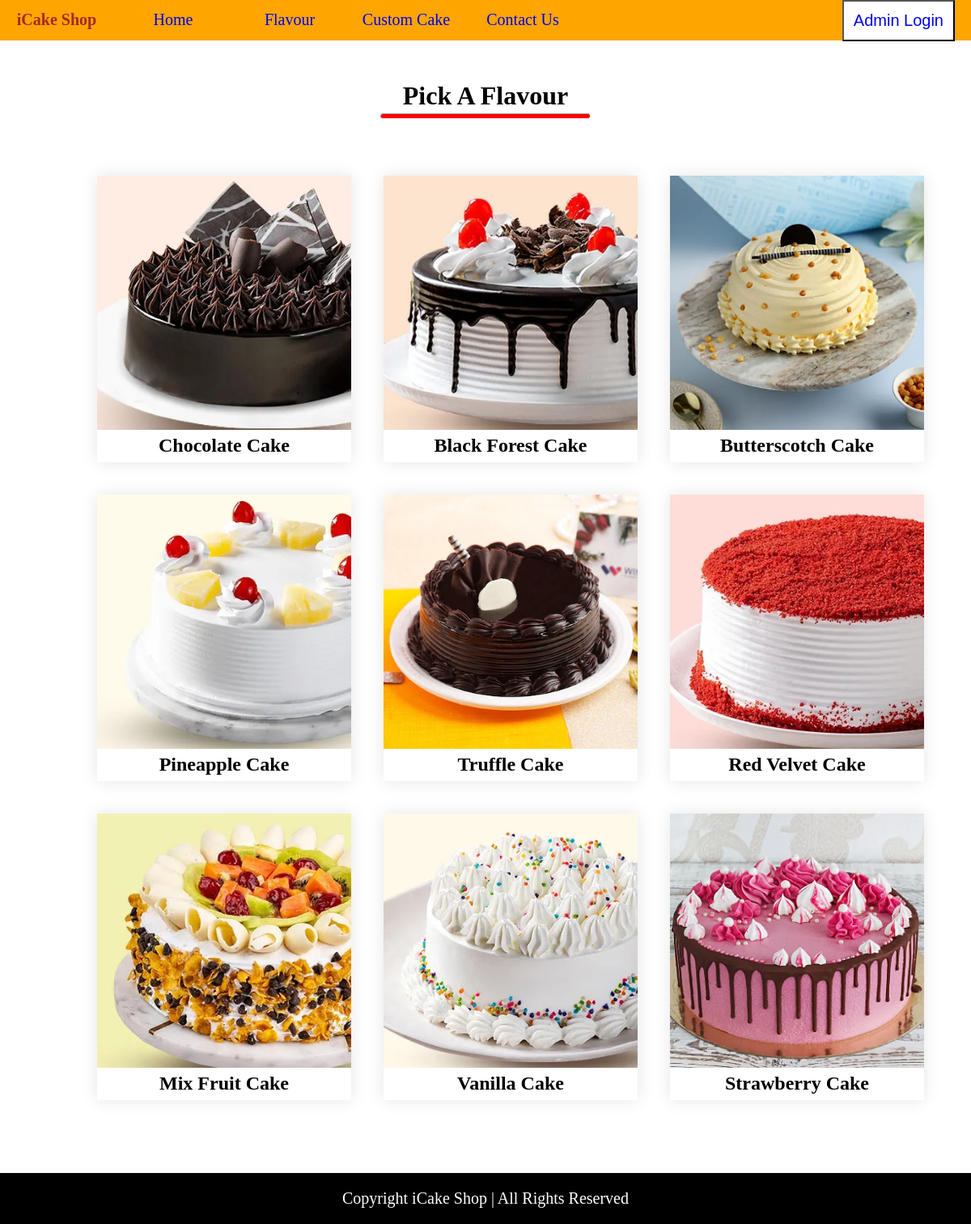
The app's page /flavour2.php with its own data.
### tables this page shows
CREATE TABLE `flavour` (
  `flavour_id` int(11) NOT NULL,
  `flavour` varchar(20) NOT NULL
);

### flavour2.php (the view, shortened to what this page needs)
<!DOCTYPE html>
<html lang="en">
<head>
</head>
<body>
<?php
    include "nav.php";
    ?>
<div class="container1">
        <h1 class="h1" >Pick A Flavour</h1>
        <hr class="hr">
        <div class="most">
        <?php
            include "dbconnect.php";
            $sql="SELECT * FROM `flavour`";
            $result=mysqli_query($connect,$sql);
            while($row=mysqli_fetch_assoc($result)){
                $flavourid=$row['flavour_id'];
                echo '
            <div class="first">
                <a href="flavour.php?flavourid='. $flavourid.'"><img src="image/'.$row['flavour'].'/'.$row['flavour'].'.webp" alt="" class="min_img" ></a>
                <h1 class="cname">'.$row['flavour'].' Cake</h1>
            </div>';
            }
        ?>
        </div>
    </div>
    <footer>
    <p>Copyright iCake Shop | All Rights Reserved</p>
</footer>
</body>
</html>

### nav.php (shortened to what this page needs)
<!DOCTYPE html>
<html lang="en">
<head>
</head>
<body>
    <main>
        <header>
            <div class="nav">
                <ul class="main">
                    <li id="logo">iCake Shop</li>
                    <li><a href="index.php">Home</a></li>
                    <li><a href="flavour2.php">Flavour</a>
                    </li>
                    <li><a href="custom.php?id=onlywatch&& name=&& contact=&& date=&& time=&& address=&& flavour=&& weight=&& colour=&& shape=&& message=">Custom Cake</a></li>
                    <li><a href="contact.php">Contact Us</a></li>
                </ul>
            </div>
            <div>
            <?php
            if(!isset($_SESSION['logedin']) || $_SESSION['logedin']==false){
                echo '<button class="end"><a href="login.php">Admin Login</a></button>';
            }
                ?>
            </div>
        </header>
    </main>
</body>
</html>

### flavour2.php (style rules this page uses)
.h1 { text-align: center; margin-bottom: 10px; margin-top: 50px; }
.most { display: grid; width: 1000px; margin: auto auto; grid-template-columns: repeat(3, 2fr); }
.first { box-shadow: 0 0 20px 0px rgba(0,0,0,0.1); transition: transform 0.5s; margin:20px; }
.cname { font-size:24px; text-align:center; margin-top:2px; margin-bottom:7px; }
.hr { width: 260px; height: 7px; background-color: red; border-radius: 10px; margin: -7px auto; margin-bottom: 50px; }
.min_img { width: 314px; height: 314px; }
footer { background-color: black; color: white; margin-top: 70px; padding: 20px; font-size: 20px; text-align: center; }

### nav.php (style rules this page uses)
* { margin: 0; padding: 0; box-sizing: border-box; }
html { scroll-behavior:smooth; }
header { display: flex; justify-content: space-between; width: 100%; height: 50px; background-color: orange; }
.nav li { display:inline-block; width: 140px; height: 50px; text-align: center; justify-content: center; padding-top: 13px; font-size: 20px; }
.main li { position: relative; cursor: pointer; }
a:link { background-color: transparent; text-decoration: none; }
.end { padding: 12px; font-size: 20px; margin-right: 20px; background-color:white; color:black; }
#logo { color:brown; font-weight:bolder; }

### records on screen
flavour: flavour (picture), flavour "Chocolate"
flavour: flavour (picture), flavour "Black Forest"
flavour: flavour (picture), flavour "Butterscotch"
flavour: flavour (picture), flavour "Pineapple"
flavour: flavour (picture), flavour "Truffle"
flavour: flavour (picture), flavour "Red Velvet"
flavour: flavour (picture), flavour "Mix Fruit"
flavour: flavour (picture), flavour "Vanilla"
flavour: flavour (picture), flavour "Strawberry"
